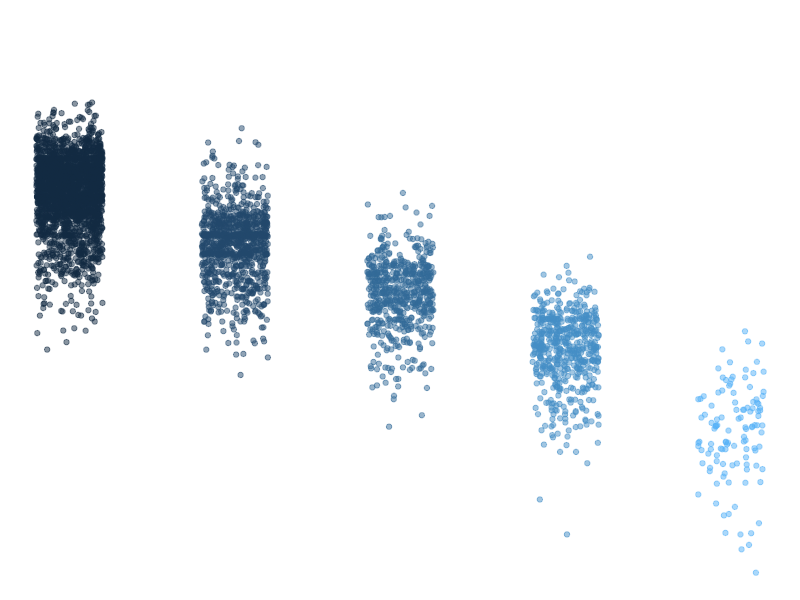

Write the R code that produced this figure.
## ---- chunk 1
knitr::opts_chunk$set(echo = TRUE)
library(tidyverse)
## ---- chunk 2
summary(storms)
## ---- chunk 3
names(storms)
## ---- chunk 4
 ggplot(data = storms, aes(x = category, y = pressure)) + 
   geom_jitter(width = 0.2,  
               alpha = 0.5, 
               aes(color = category), 
               show.legend = FALSE) + 
   labs(x = "StorM CategorRY",  
        y = "Air pressure at storm center (millibars)" 
        ) + 
   theme_void() 
